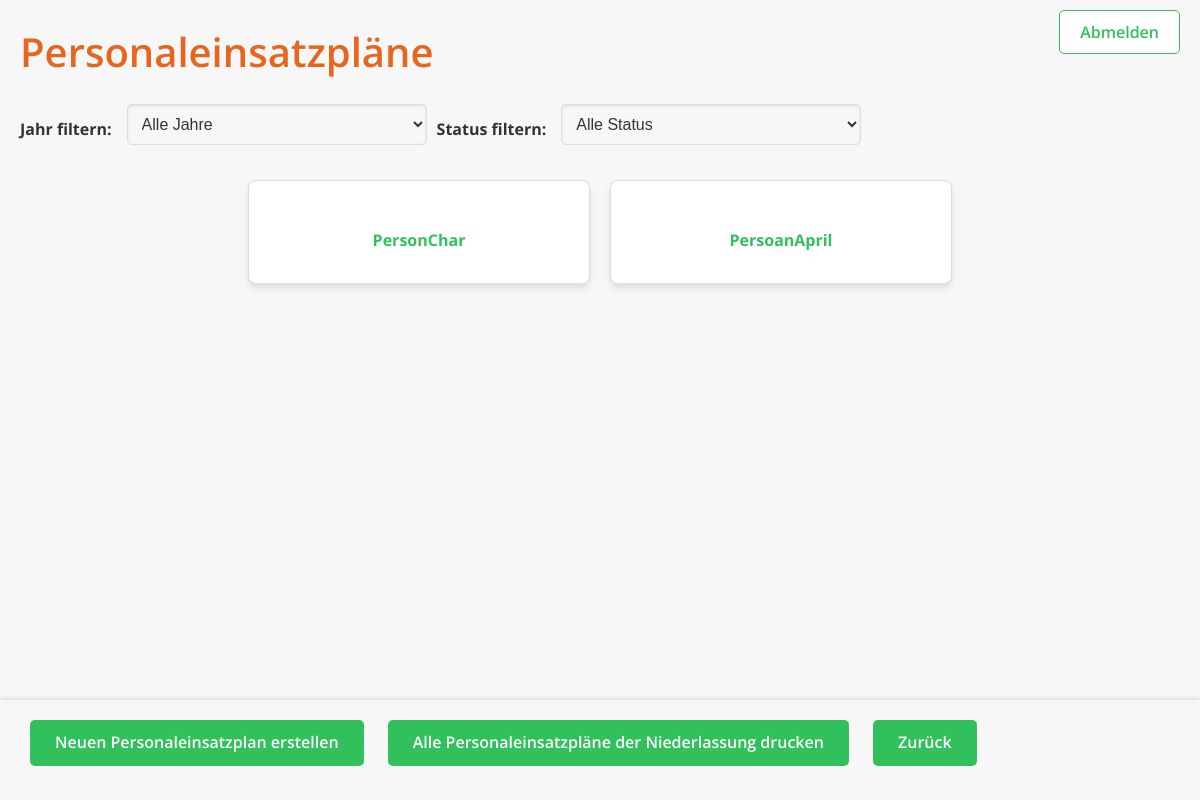
/PersonaleinsatzplanHaeH/niederlassung/1/personaleinsatzplaene/?next=/PersonaleinsatzplanHaeH/, run on an earlier commit of the app's database.
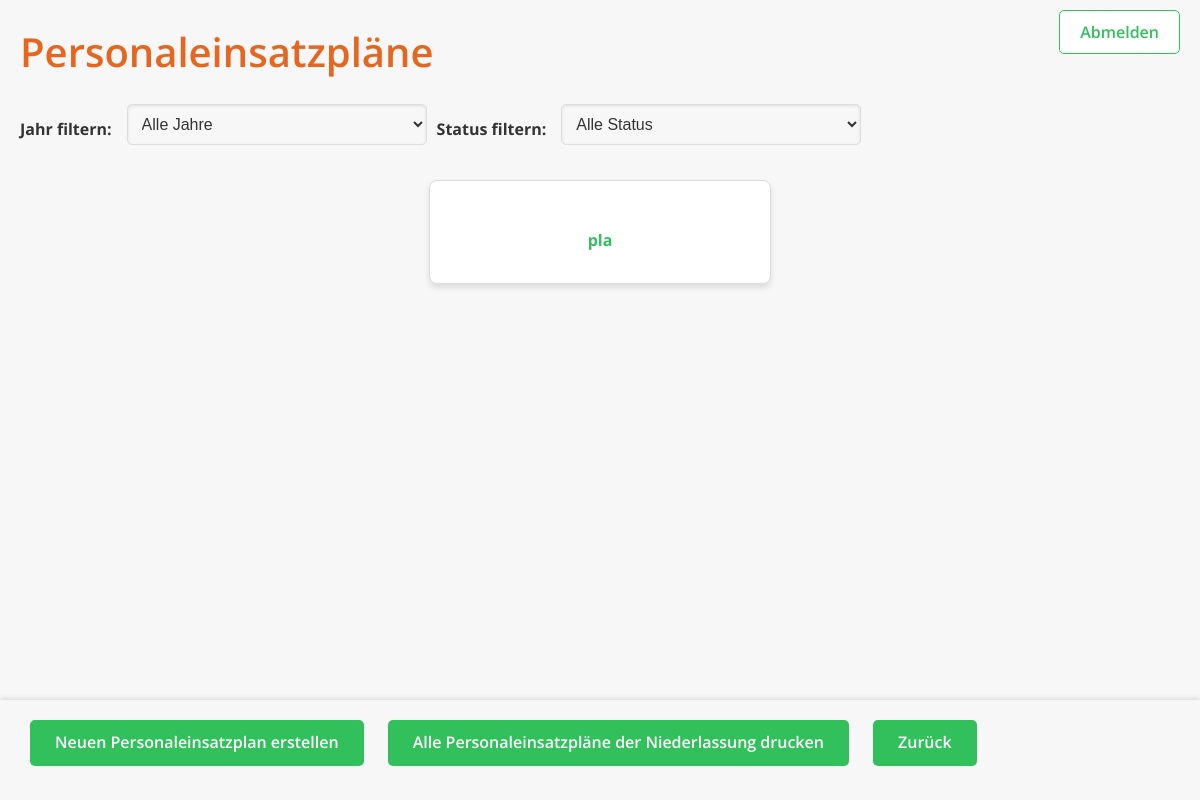
And on a later commit of the database.
### PersonaleinsatzplanHaeH/models.py (models this page shows, shortened)
class Personaleinsatzplan(models.Model):
    STATUS_CHOICES = [
        ('entwurf', 'Entwurf'),
        ('in_bearbeitung', 'in Bearbeitung'),
        ('gueltig', 'Gültig'),
        ('archiviert', 'Archiviert'),
        ('storniert', 'Storniert')
    ]
    name = models.CharField(max_length=255)
    gueltigkeit_monat = models.IntegerField(choices=[
        (1, "Januar"), (2, "Februar"), (3, "März"), (4, "April"),
        (5, "Mai"), (6, "Juni"), (7, "Juli"), (8, "August"),
        (9, "September"), (10, "Oktober"), (11, "November"), (12, "Dezember")
    ])
    gueltigkeit_jahr = models.IntegerField()
    kostentraeger = models.CharField(max_length=255)
    ersteller = models.CharField(max_length=255)
    version = models.IntegerField(blank=True, null=True)
    status = models.CharField(max_length=20, choices=STATUS_CHOICES, default='entwurf')
    niederlassung = models.ForeignKey(
        'Niederlassung', on_delete=models.PROTECT, related_name='personaleinsatzplaene'
    )

### PersonaleinsatzplanHaeH/views.py (the view)
# urls.py: path('niederlassung/<int:pk>/personaleinsatzplaene/', PersonaleinsatzplaeneFuerNiederlassungView.as_view(), name='personaleinsatzplaene_fuer_niederlassung'),
class PersonaleinsatzplaeneFuerNiederlassungView(ListView):
    model = Personaleinsatzplan
    template_name = 'personaleinsatzplan_list.html'
    context_object_name = 'personaleinsatzplaene'
    def get_queryset(self):
        niederlassung_id = self.kwargs.get('pk')
        queryset = Personaleinsatzplan.objects.filter(niederlassung_id=niederlassung_id)
        jahr = self.request.GET.get('jahr')
        if jahr:
            queryset = queryset.filter(gueltigkeit_jahr=jahr)
        status = self.request.GET.get('status')
        if status:
            queryset = queryset.filter(status=status)
        return queryset
    def get_context_data(self, **kwargs):
        context = super().get_context_data(**kwargs)
        context['niederlassung'] = Niederlassung.objects.get(pk=self.kwargs.get('pk'))
        context['jahre'] = (
            Personaleinsatzplan.objects.filter(niederlassung_id=self.kwargs.get('pk'))
            .values_list('gueltigkeit_jahr', flat=True)
            .distinct()
            .order_by('gueltigkeit_jahr')
        )
        context['status_choices'] = Personaleinsatzplan.STATUS_CHOICES
        context['zurueck_link'] = self.request.GET.get('next', reverse('PersonaleinsatzplanHaeH:startseite'))
        return context

### templates/personaleinsatzplan_list.html (shortened to what this page needs)
<!DOCTYPE html>
<html lang="de">
<head>
   {% load static %}
    <link rel="stylesheet" href="{% static 'css/styles.css' %}">
</head>
<body>
<div class="navbar">
    <a href="{% url 'PersonaleinsatzplanHaeH:logout' %}" class="logout-link">Abmelden</a>
</div>
<h1>Personaleinsatzpläne</h1>
<form method="get" class="filter-form">
    <div class="filter-row" style="display: flex; align-items: center; gap: 10px;">
        <label for="jahr_filter">Jahr filtern:</label>
        <select name="jahr" id="jahr_filter" onchange="this.form.submit()" class="filter-select">
            <option value="">Alle Jahre</option>
        </select>
        <label for="status_filter">Status filtern:</label>
        <select name="status" id="status_filter" onchange="this.form.submit()" class="filter-select">
            <option value="">Alle Status</option>
        </select>
    </div>
</form>
{% if personaleinsatzplaene %}
<div class="card-container">
    {% for personaleinsatzplan in personaleinsatzplaene %}
    <a href="{% url 'PersonaleinsatzplanHaeH:personaleinsatzplan_uebersicht' personaleinsatzplan.pk %}?next={{ request.path }}" class="card-link-wrapper">
        <div class="card">
            <h5>{{ personaleinsatzplan.name }}</h5>
        </div>
    </a>
    {% endfor %}
</div>
{% else %}
<p class="no-plans-message">
    Klicke auf "Neuer Personaleinsatzplan", um einen Personaleinsatzplan zu erstellen.
</p>
{% endif %}
<div class="link-container">
    <a href="{% url 'PersonaleinsatzplanHaeH:personaleinsatzplan_create' %}?niederlassung_id={{ niederlassung.id }}&next={{ request.path }}" class="action-link">
        Neuen Personaleinsatzplan erstellen
    </a>
    <a href="{% url 'PersonaleinsatzplanHaeH:niederlassung_personaleinsatzplaene_pdf' niederlassung.id %}" class="action-link">
        Alle Personaleinsatzpläne der Niederlassung drucken
    </a>
    <a href="{{ zurueck_link }}" class="action-link">
        Zurück
    </a>
</div>
</body>
</html>

What changed in the data, as far as the page shows it:
removed Personaleinsatzplan: name "PersonChar"
removed Personaleinsatzplan: name "PersoanApril"
added Personaleinsatzplan: name "pla"
